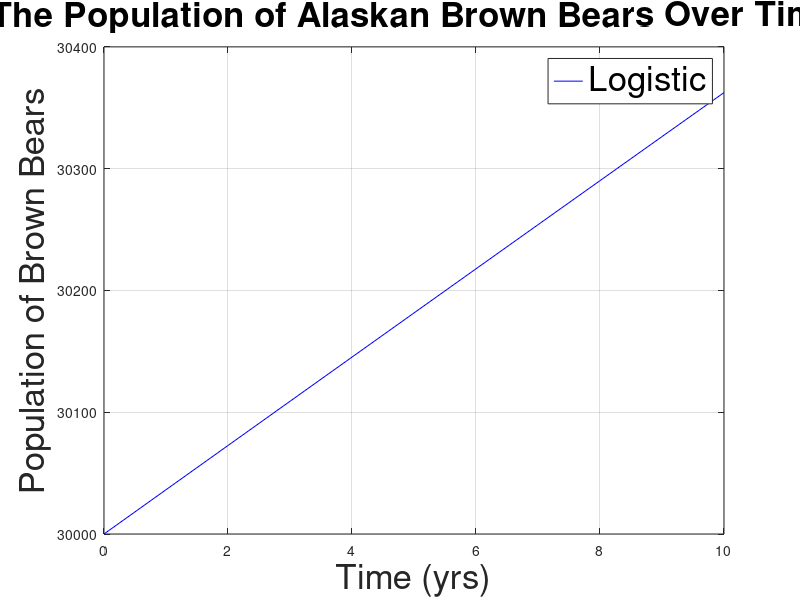

Reproduce this figure in MATLAB.
  % Fox vs. Rabbit
  
  clear
  close all
  clc
  
  

N = 30000;

% r by Van Daele
r_VD = -0.040450;
% r by Wieglus
r_W = -0.020700;
% r by McLellan (Table 2)
r_FV = 3.0300e-03;
% r by the average
r_AVG = -0.016123;
% r by McLellan
r_M = -0.047100;

r = r_FV;

K = 50000;

t = 0:10;

  % h = @(t,x)[r.*x(1)]
  % [t ya] = ode45(h,t,[N]);

  % figure(1)
  % plot(t,ya(:,1),'b');
  % hold on
  % grid on

h = @(t,y)[r.*y(1).*(1-(y(1)/K))];
[t za] = ode45(h,t,[N]);

figure(1)
plot(t,za(:,1),'b')
xlabel("Time (yrs)", 'FontSize', 25)
ylabel("Population of Brown Bears", 'FontSize', 25)
title("The Population of Alaskan Brown Bears Over Time", 'FontSize', 25)
legend('Logistic', 'FontSize', 25)
grid on


